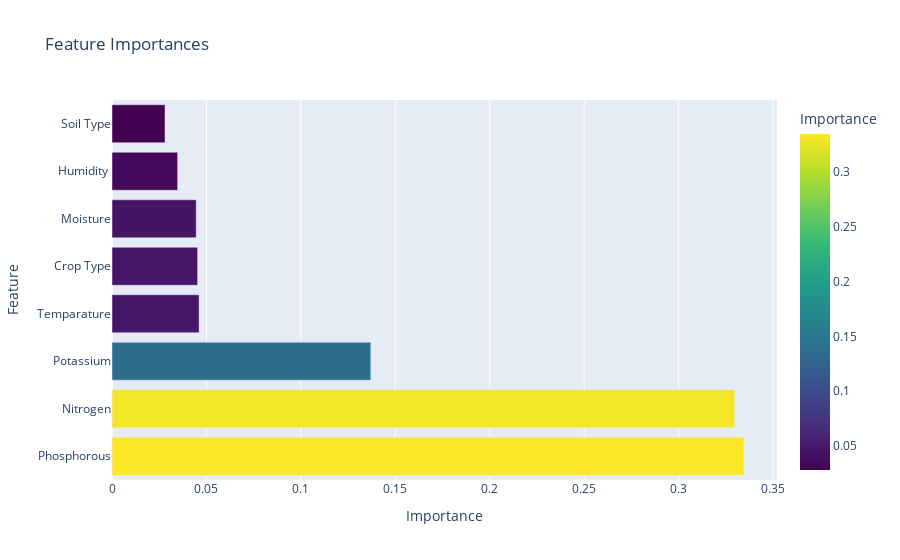

Notebook code cell kept with this figure:
### Code cell
# Interactive feature importance plot
fig = px.bar(feature_importances, 
             x='Importance', 
             y='Feature',
             orientation='h',
             title='Feature Importances',
             color='Importance',
             color_continuous_scale='viridis')
fig.show()

### Figure 1 — Plotly figure (JSON) as saved in the notebook; plotly's stock layout.template omitted (floating-point values rounded to 4 significant figures)
{"data": [{"alignmentgroup": "True", "hovertemplate": "Importance=%{marker.color}<br>Feature=%{y}<extra></extra>", "legendgroup": "", "marker": {"color": [0.3345, 0.3296, 0.137, 0.04611, 0.04534, 0.04458, 0.03475, 0.02807], "coloraxis": "coloraxis", "pattern": {"shape": ""}}, "name": "", "offsetgroup": "", "orientation": "h", "showlegend": false, "textposition": "auto", "type": "bar", "x": [0.3345, 0.3296, 0.137, 0.04611, 0.04534, 0.04458, 0.03475, 0.02807], "xaxis": "x", "y": ["Phosphorous", "Nitrogen", "Potassium", "Temparature", "Crop Type", "Moisture", "Humidity ", "Soil Type"], "yaxis": "y"}], "layout": {"autosize": true, "barmode": "relative", "coloraxis": {"colorbar": {"title": {"text": "Importance"}}, "colorscale": [[0, "#440154"], [0.1111, "#482878"], [0.2222, "#3e4989"], [0.3333, "#31688e"], [0.4444, "#26828e"], [0.5556, "#1f9e89"], [0.6667, "#35b779"], [0.7778, "#6ece58"], [0.8889, "#b5de2b"], [1, "#fde725"]]}, "legend": {"tracegroupgap": 0}, "title": {"text": "Feature Importances"}, "xaxis": {"anchor": "y", "autorange": true, "domain": [0, 1], "range": [0, 0.3521], "title": {"text": "Importance"}, "type": "linear"}, "yaxis": {"anchor": "x", "autorange": true, "domain": [0, 1], "range": [-0.5, 7.5], "title": {"text": "Feature"}, "type": "category"}}}
